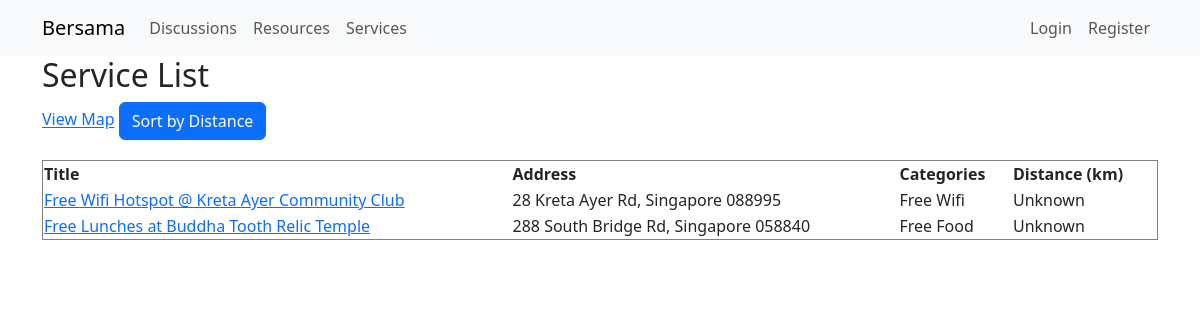
Page /services/ on the committed database.
### service/models.py (models this page shows, shortened)
class Service(models.Model):
    title = models.CharField(max_length=200)
    content = models.TextField()
    address = models.TextField()
    latitude = models.FloatField(blank=True, null=True)
    longitude = models.FloatField(blank=True, null=True)
    phone_contact = models.CharField(max_length=10, blank=True, null=True)
    email_contact = models.EmailField(blank=True, null=True)
    categories = models.ManyToManyField(ServiceCategory, related_name='services')
    created_at = models.DateTimeField(auto_now_add=True)

class ServiceCategory(models.Model):
    name = models.CharField(max_length=50, unique=True)

### service/views.py (the view, shortened to what this page needs)
# urls.py: path('services/', views.service_list, name='service_list'),
def service_list(request):
    latitude = request.GET.get('latitude')
    longitude = request.GET.get('longitude')
    services = Service.objects.all()
    return render(request, 'services.html', {'services': services})

### home/templates/services.html (shortened to what this page needs)
{% extends 'base.html' %}
{% load static %}
{% block content %}
<h2>Service List</h2>
<a href="{% url 'service_map' %}">View Map</a>
<button id="get-location-btn" class="btn btn-primary">
    Sort by Distance
</button>
<table border="1" style="width: 100%; border-collapse: collapse; margin-top: 20px;">
    <thead>
        <tr>
            <th>Title</th>
            <th>Address</th>
            <th>Categories</th>
            <th>Distance (km)</th>
        </tr>
    </thead>
    <tbody id="service-table-body">
        {% for service in services %}
        <tr>
            <td>
                <a href="{% url 'service_detail' service.pk %}">{{ service.title }}</a>
            </td>
            <td>{{ service.address }}</td>
            <td>
                {% for category in service.categories.all %}
                    {{ category.name }}{% if not forloop.last %}, {% endif %}
                {% empty %}
                    None
                {% endfor %}
            </td>
            <td>
                {% if service.distance %}
                    {{ service.distance|floatformat:2 }} km
                {% else %}
                    Unknown
                {% endif %}
            </td>
        </tr>
        {% empty %}
        <tr>
            <td colspan="4" style="text-align: center;">No services available.</td>
        </tr>
        {% endfor %}
    </tbody>
</table>
{% endblock %}

### rows in the picture
Service: title "Free Wifi Hotspot @ Kreta Ayer Community Club", address "28 Kreta Ayer Rd, Singapore 088995"
ServiceCategory: name "Free Wifi"
Service: title "Free Lunches at Buddha Tooth Relic Temple", address "288 South Bridge Rd, Singapore 058840"
ServiceCategory: name "Free Food"
